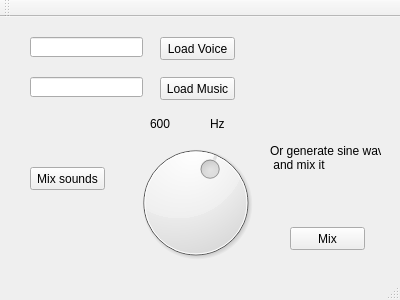
<?xml version="1.0" encoding="UTF-8"?>
<ui version="4.0">
 <class>MainWindow</class>
 <widget class="QMainWindow" name="MainWindow">
  <property name="geometry">
   <rect>
    <x>0</x>
    <y>0</y>
    <width>400</width>
    <height>300</height>
   </rect>
  </property>
  <property name="windowTitle">
   <string>MainWindow</string>
  </property>
  <widget class="QWidget" name="centralWidget">
   <widget class="QLineEdit" name="voiceLineEdit">
    <property name="geometry">
     <rect>
      <x>30</x>
      <y>20</y>
      <width>113</width>
      <height>20</height>
     </rect>
    </property>
   </widget>
   <widget class="QPushButton" name="loadVoiceButton">
    <property name="geometry">
     <rect>
      <x>160</x>
      <y>20</y>
      <width>75</width>
      <height>23</height>
     </rect>
    </property>
    <property name="text">
     <string>Load Voice</string>
    </property>
   </widget>
   <widget class="QLineEdit" name="musicLineEdit">
    <property name="geometry">
     <rect>
      <x>30</x>
      <y>60</y>
      <width>113</width>
      <height>20</height>
     </rect>
    </property>
   </widget>
   <widget class="QPushButton" name="loadMusicButton">
    <property name="geometry">
     <rect>
      <x>160</x>
      <y>60</y>
      <width>75</width>
      <height>23</height>
     </rect>
    </property>
    <property name="text">
     <string>Load Music</string>
    </property>
   </widget>
   <widget class="QLabel" name="label">
    <property name="geometry">
     <rect>
      <x>270</x>
      <y>120</y>
      <width>111</width>
      <height>41</height>
     </rect>
    </property>
    <property name="text">
     <string>Or generate sine wave
 and mix it</string>
    </property>
   </widget>
   <widget class="QPushButton" name="mixSoundsButton">
    <property name="geometry">
     <rect>
      <x>30</x>
      <y>150</y>
      <width>75</width>
      <height>23</height>
     </rect>
    </property>
    <property name="text">
     <string>Mix sounds</string>
    </property>
   </widget>
   <widget class="QPushButton" name="mixWithGeneratedButton">
    <property name="geometry">
     <rect>
      <x>290</x>
      <y>210</y>
      <width>75</width>
      <height>23</height>
     </rect>
    </property>
    <property name="text">
     <string>Mix</string>
    </property>
   </widget>
   <widget class="QDial" name="dial">
    <property name="geometry">
     <rect>
      <x>130</x>
      <y>120</y>
      <width>131</width>
      <height>131</height>
     </rect>
    </property>
    <property name="minimum">
     <number>50</number>
    </property>
    <property name="maximum">
     <number>1000</number>
    </property>
    <property name="value">
     <number>600</number>
    </property>
   </widget>
   <widget class="QLabel" name="label_2">
    <property name="geometry">
     <rect>
      <x>210</x>
      <y>100</y>
      <width>47</width>
      <height>13</height>
     </rect>
    </property>
    <property name="text">
     <string>Hz</string>
    </property>
   </widget>
   <widget class="QLabel" name="current_hz">
    <property name="geometry">
     <rect>
      <x>150</x>
      <y>100</y>
      <width>47</width>
      <height>13</height>
     </rect>
    </property>
    <property name="text">
     <string>600</string>
    </property>
   </widget>
  </widget>
  <widget class="QMenuBar" name="menuBar">
   <property name="geometry">
    <rect>
     <x>0</x>
     <y>0</y>
     <width>400</width>
     <height>21</height>
    </rect>
   </property>
  </widget>
  <widget class="QToolBar" name="mainToolBar">
   <attribute name="toolBarArea">
    <enum>TopToolBarArea</enum>
   </attribute>
   <attribute name="toolBarBreak">
    <bool>false</bool>
   </attribute>
  </widget>
  <widget class="QStatusBar" name="statusBar"/>
 </widget>
 <layoutdefault spacing="6" margin="11"/>
 <resources/>
 <connections/>
</ui>
